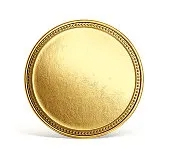
#> input picture Assignment_4/input.jpg, 170 x 152 px
$ python wiener_filtering.py
#> lines starting #> are read from the running program, lines starting #| are printed output that depends on the picture
import cv2
import numpy as np
from skimage.restoration import wiener
from matplotlib import pyplot as plt

# Load the image (grayscale)
image = cv2.imread('input.jpg', cv2.IMREAD_GRAYSCALE)
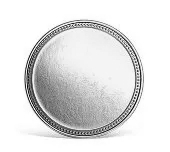
#> image: shape (152, 170); min 7, max 255, mean 225.1

# Cek apakah gambar berhasil dimuat
if image is None:
    print("Gambar tidak ditemukan atau tidak dapat dibaca.")
    exit()

# Apply Wiener Filtering dengan balance
# Kernel size adalah (5, 5) dan balance diatur ke 0.1 (dapat diubah)
balance = 0.1
wiener_filtered_image = wiener(image, np.ones((5, 5)), balance=balance)
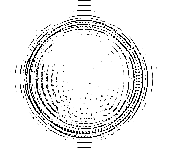
#> wiener_filtered_image: shape (152, 170) float64; min -1, max 1, mean 0.848; drawn with min black and max white

# Display the result
plt.figure(figsize=(6, 6))
plt.imshow(wiener_filtered_image, cmap='gray')
plt.title('Wiener Filtering')
plt.axis('off')
plt.show()
